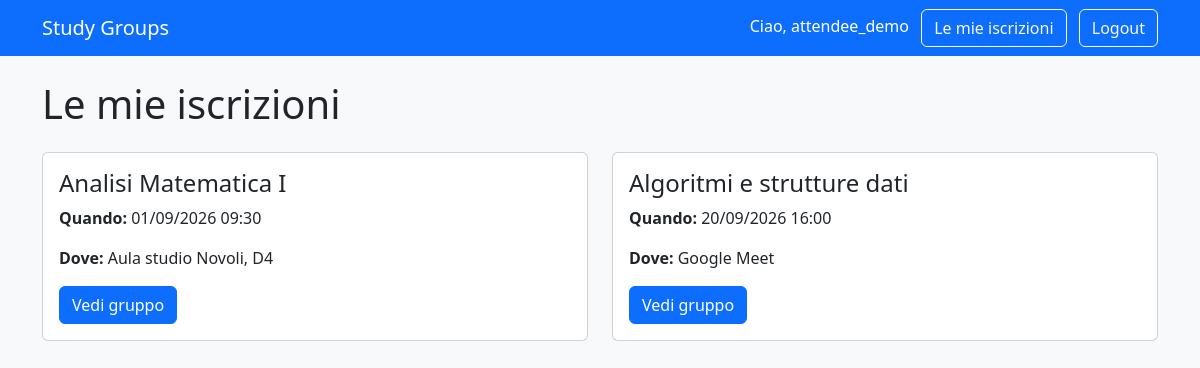
Page /my-registrations/ (signed in) on the committed database.
### accounts/models.py (models this page shows, shortened)
class User(AbstractUser):
    class Role(models.TextChoices):
        ATTENDEE = "ATTENDEE", "Attendee"
        ORGANIZER = "ORGANIZER", "Organizer"
    role = models.CharField(
        max_length=20,
        choices=Role.choices,
        default=Role.ATTENDEE,
    )

### groups/models.py (models this page shows, shortened)
class Registration(models.Model):
    study_group = models.ForeignKey(
        StudyGroup,
        on_delete=models.CASCADE,
        related_name="registrations",
    )
    attendee = models.ForeignKey(
        settings.AUTH_USER_MODEL,
        on_delete=models.CASCADE,
        related_name="study_group_registrations",
    )
    registered_at = models.DateTimeField(auto_now_add=True)
    class Meta:
        constraints = [
            models.UniqueConstraint(
                fields=["study_group", "attendee"],
                name="unique_study_group_registration",
            )
        ]
        ordering = ["-registered_at"]

class StudyGroup(models.Model):
    subject = models.CharField(max_length=100)
    description = models.TextField(
        help_text="Inserisci il programma o gli argomenti che saranno studiati."
    )
    scheduled_at = models.DateTimeField()
    location = models.CharField(
        max_length=150,
        help_text="Ad esempio: Centro didattico Morgagni, Biblioteca, Google Meet."
    )
    max_participants = models.PositiveIntegerField(
        validators=[MinValueValidator(1)]
    )
    organizer = models.ForeignKey(
        settings.AUTH_USER_MODEL,
        on_delete=models.CASCADE,
        related_name="organized_study_groups",
    )
    created_at = models.DateTimeField(auto_now_add=True)
    class Meta:
        ordering = ["scheduled_at"]

### groups/views.py (the view)
# urls.py: path("my-registrations/", views.my_registrations, name="my_registrations"),
@login_required
def my_registrations(request):
    registrations = Registration.objects.filter(attendee=request.user)
    return render(request, "groups/my_registrations.html", {"registrations": registrations})

### groups/templates/groups/my_registrations.html
{% extends "base.html" %}
{% block content %}
<h1 class="mb-4">Le mie iscrizioni</h1>
{% if registrations %}
    <div class="row">
        {% for registration in registrations %}
            <div class="col-md-6 mb-4">
                <div class="card">
                    <div class="card-body">
                        <h2 class="h4">{{ registration.study_group.subject }}</h2>
                        <p><strong>Quando:</strong> {{ registration.study_group.scheduled_at|date:"d/m/Y H:i" }}</p>
                        <p><strong>Dove:</strong> {{ registration.study_group.location }}</p>
                        <a class="btn btn-primary" href="{% url 'study_group_detail' registration.study_group.id %}">
                            Vedi gruppo
                        </a>
                    </div>
                </div>
            </div>
        {% endfor %}
    </div>
{% else %}
    <p>Non sei ancora iscritto a nessun gruppo di studio.</p>
{% endif %}
{% endblock %}

### groups/templates/base.html (shortened to what this page needs)
<!DOCTYPE html>
<html lang="it">
<head>
    <link
        href="https://cdn.jsdelivr.net/npm/bootstrap@5.3.3/dist/css/bootstrap.min.css"
        rel="stylesheet"
    >
</head>
<body class="bg-light">
    <nav class="navbar navbar-dark bg-primary">
    <div class="container">
        <a class="navbar-brand" href="{% url 'study_group_list' %}">
            Study Groups
        </a>
        <div>
            {% if user.is_authenticated %}
                <span class="text-white me-2">
                    Ciao, {{ user.username }}
                </span>
                <a class="btn btn-outline-light me-2" href="{% url 'my_registrations' %}">
                    Le mie iscrizioni
                </a>
                <form class="d-inline" method="post" action="{% url 'logout' %}">
                    <button class="btn btn-outline-light" type="submit">
                        Logout
                    </button>
                </form>
            {% endif %}
        </div>
    </div>
</nav>
    <main class="container py-4">
        {% block content %}
        {% endblock %}
    </main>
</body>
</html>

### rows in the picture
User: username "attendee_demo"
Registration: study_group.subject "Analisi Matematica I", study_group.scheduled_at "01/09/2026 09:30", study_group.location "Aula studio Novoli, D4"
Registration: study_group.subject "Algoritmi e strutture dati", study_group.scheduled_at "20/09/2026 16:00", study_group.location "Google Meet"
